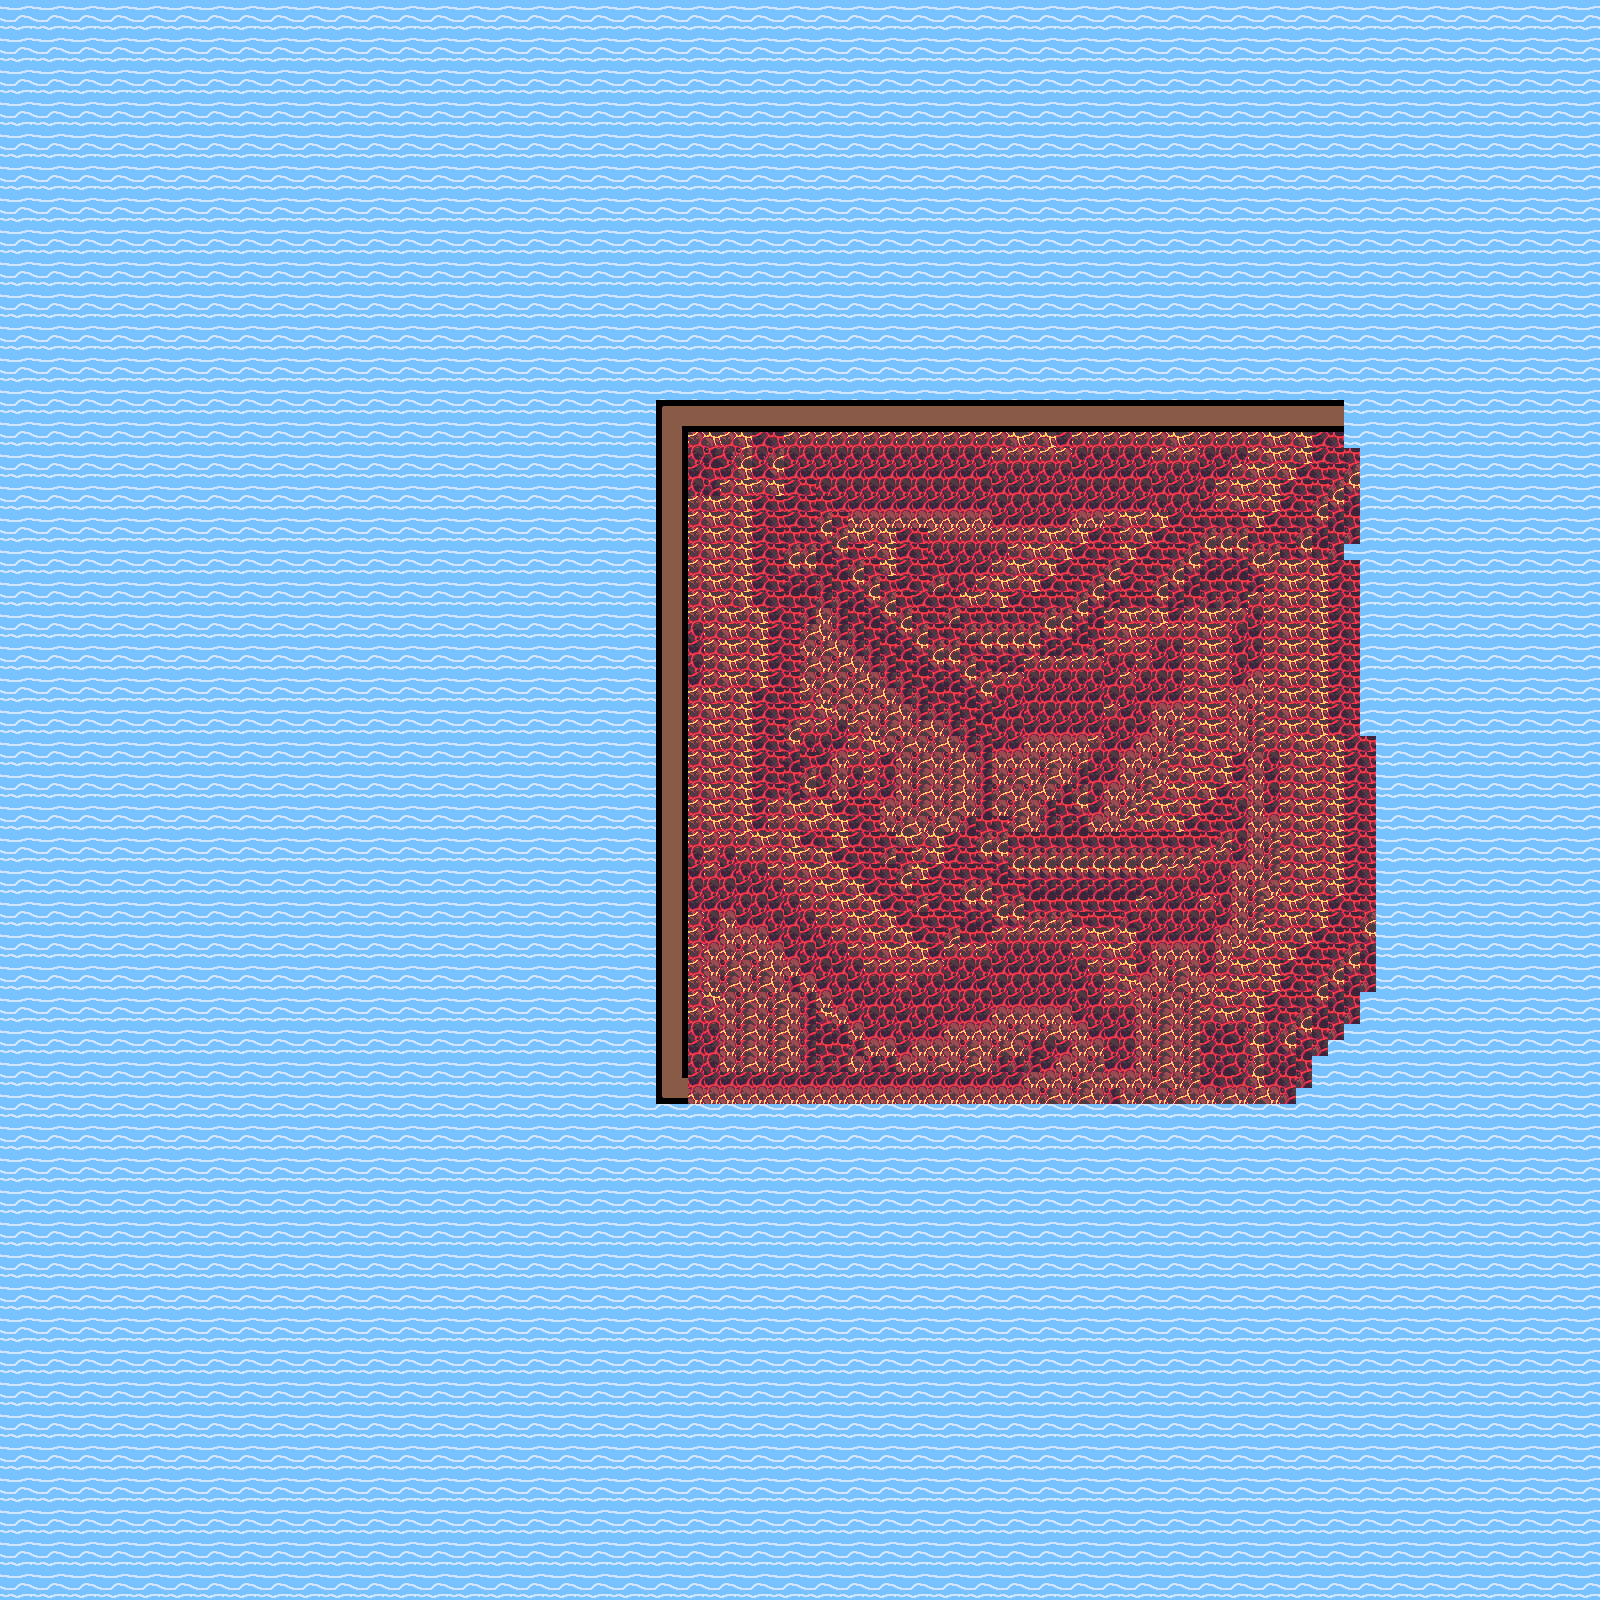

A level layout from a 2D game, rendered from its tile map. Below: a short description, then the map file with tile-grid data replaced by summaries:
An orthogonal 100x100 tile map with 16x16 px tiles, 2 tile layers (background, graphics) and 2 objects.

<map version="1.5" tiledversion="1.7.2" orientation="orthogonal" renderorder="right-down" width="100" height="100" tilewidth="16" tileheight="16" infinite="0" nextlayerid="6" nextobjectid="6">
 <editorsettings>
  <export target="test_map..tmx" format="tmx" />
 </editorsettings>
 <tileset firstgid="1" source="Map_tiles.tsx" />
 <layer id="1" name="background" width="100" height="100">
  <data>[10000 cells, 0 non-empty, 0 distinct tile ids]</data>
 </layer>
 <layer id="2" name="graphics" width="100" height="100">
  <data>[10000 cells, 10000 non-empty, 56 distinct tile ids]</data>
 </layer>
 <objectgroup id="3" name="sea">
  <object id="4" x="1.33333" y="1.33333" width="1598" height="1598" />
 </objectgroup>
 <objectgroup id="5" name="ground">
  <object id="5" x="666" y="408" width="706" height="694" />
 </objectgroup>
</map>